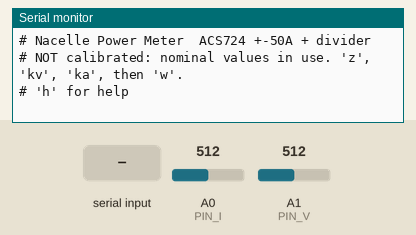
Recording of a sketch running on a simulated Arduino Nano, built with avr-gcc and run on an emulated ATmega328P. Shown: the last lines printed to the serial monitor. The inputs (shaded band) are chosen by the test bench; at power-on: A0 (PIN_I) = 512, A1 (PIN_V) = 512. EEPROM starts erased.

Above: at 1.2 s.
1.3 s: "PWR1\n" received over Serial
At 2.1 s:
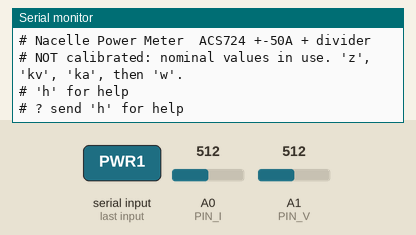
2.8 s: "d\n" received over Serial
At 4.0 s:
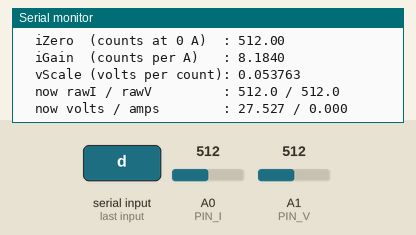
4.3 s: "w\n" received over Serial
At 5.1 s:
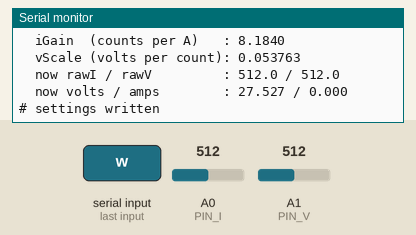
5.8 s: "x\n" received over Serial
At 6.8 s:
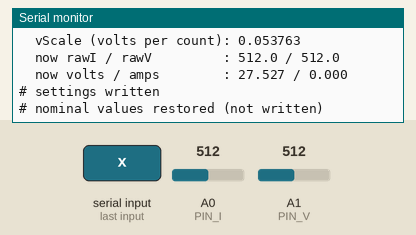
7.3 s: "h90\n" received over Serial
At 7.9 s:
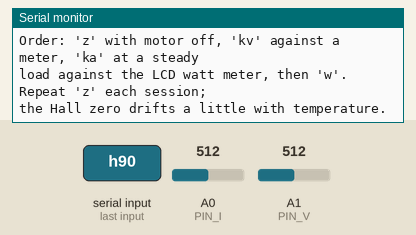
8.8 s: "r90\n" received over Serial
At 9.3 s:
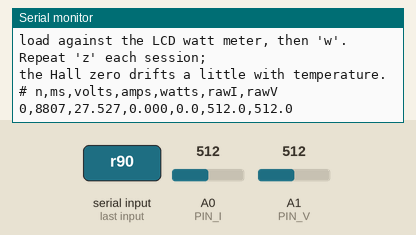

Measured:
- after the input at 1.3 s, the serial monitor: prints a new line at once (image 1)
- after the input at 2.8 s, the serial monitor: prints a new line at once (image 2)
- after the input at 4.3 s, the serial monitor: prints a new line after 0.05 s (image 3)
- after the input at 5.8 s, the serial monitor: prints a new line at once (image 4)
- after the input at 7.3 s, the serial monitor: prints a new line at once (image 5)
- after the input at 8.8 s, the serial monitor: prints a new line at once (image 6)

The sketch:

power_meter.ino
```cpp
/*
 * Nacelle Power Meter
 * Hall-effect current sensor + resistor divider + Arduino Nano
 *
 * Sits in the pack lead between the LiPo and the aircraft power input, where
 * the LCD watt meter used to be. Reports pack volts, amps and watts over USB
 * as CSV so live.py can show them next to thrust and RPM.
 *
 * The current sensor is a Pololu ACS724 carrier, +-50 A bidirectional
 * (Pololu #4049, Allegro ACS724LLCTR-50AB). It is a Hall sensor: the pack
 * positive passes THROUGH it (IP+ to IP-) and the measurement side is
 * galvanically isolated from it. Nothing is inserted in the negative lead, so
 * there is no shunt voltage for the USB grounds to short around. That is the
 * whole reason for this design over a shunt meter.
 *
 * Wiring
 *   Pack +  -> ACS724 IP+ ;  ACS724 IP- -> aircraft +      (12 AWG, soldered)
 *   Pack -  -> aircraft -  straight through, unbroken
 *   ACS724 VCC -> Nano 5V, GND -> Nano GND, OUT -> Nano A0
 *   Pack +  -> 100k -> A1 -> 10k -> GND   (voltage divider, 1% resistors)
 *   100 nF from A1 to GND (optional, quiets the divider)
 *
 * Sensor math (datasheet, VCC = 5 V): OUT = 2.5 V + 0.040 V/A * I.
 * Both the sensor and the Nano ADC are ratiometric to the same 5 V rail, so
 * the ADC counts for zero current are 512 and 40 mV/A is 8.19 counts/A, no
 * matter what the USB rail does. Those are the defaults below; 'z' and
 * 'ka' trim them against reality and 'w' stores the result.
 *
 * Divider: 100k / 10k puts 25.2 V (6S full) at 2.29 V on A1. Default scale
 * is the nominal 11.0 ratio; 'kv' corrects it against a meter.
 *
 * Serial: 115200 baud. Send 'h' for help.
 *
 * Upload with Arduino IDE 1.8.19, board Arduino Nano, processor plain
 * ATmega328P. NOT IDE 2.x and NOT Old Bootloader. docs/13 has the story.
 */

#include <EEPROM.h>

// ---------------------------------------------------------------- pins

const uint8_t PIN_I = A0;     // ACS724 OUT
const uint8_t PIN_V = A1;     // divider tap

// ---------------------------------------------------------------- config

const uint32_t SERIAL_BAUD = 115200;
const uint16_t STREAM_MS   = 50;    // 20 rows per second
const uint8_t  OVERSAMPLE  = 32;    // ADC reads per channel per row (~3.5 ms each channel)

// sensor nominals, ADC counts (10-bit, VCC reference)
const float    I_ZERO_NOMINAL  = 512.0f;              // 2.5 V of 5 V
const float    I_COUNTS_PER_A  = 0.040f * 1023.0f / 5.0f;   // 8.184 counts/A
const float    V_PER_COUNT     = 5.0f / 1023.0f * 11.0f;    // divider 100k/10k

// ---------------------------------------------------------------- EEPROM

const int      EE_MAGIC_ADDR = 0;
const int      EE_IZERO      = 4;
const int      EE_IGAIN      = 8;
const int      EE_VSCALE     = 12;
const uint32_t EE_MAGIC      = 0x50575231UL;   // "PWR1"

// ---------------------------------------------------------------- state

float    iZero   = I_ZERO_NOMINAL;    // counts at zero current
float    iGain   = I_COUNTS_PER_A;    // counts per amp
float    vScale  = V_PER_COUNT;       // volts per count
bool     calibrated = false;   // true when EEPROM had valid settings
bool     streaming = false;
uint32_t lastStream = 0;
uint32_t sampleNum  = 0;

char     cmdBuf[24];
uint8_t  cmdLen = 0;

// ---------------------------------------------------------------- EEPROM helpers

void saveSettings() {
  uint32_t magic = EE_MAGIC;
  EEPROM.put(EE_MAGIC_ADDR, magic);
  EEPROM.put(EE_IZERO, iZero);
  EEPROM.put(EE_IGAIN, iGain);
  EEPROM.put(EE_VSCALE, vScale);
}

bool loadSettings() {
  uint32_t magic = 0;
  EEPROM.get(EE_MAGIC_ADDR, magic);
  if (magic != EE_MAGIC) return false;
  EEPROM.get(EE_IZERO, iZero);
  EEPROM.get(EE_IGAIN, iGain);
  EEPROM.get(EE_VSCALE, vScale);
  bool ok = true;
  if (isnan(iZero)  || iZero < 300 || iZero > 700) { iZero = I_ZERO_NOMINAL; ok = false; }
  if (isnan(iGain)  || iGain <= 0)                 { iGain = I_COUNTS_PER_A; ok = false; }
  if (isnan(vScale) || vScale <= 0)                { vScale = V_PER_COUNT;   ok = false; }
  return ok;
}

// ---------------------------------------------------------------- sampling

float readAvg(uint8_t pin, uint8_t n) {
  analogRead(pin);                  // throw one away after a mux change
  uint32_t acc = 0;
  for (uint8_t i = 0; i < n; ++i) acc += analogRead(pin);
  return (float)acc / n;
}

void sampleRow(float &rawI, float &rawV, float &amps, float &volts) {
  rawI  = readAvg(PIN_I, OVERSAMPLE);
  rawV  = readAvg(PIN_V, OVERSAMPLE);
  amps  = (rawI - iZero) / iGain;
  volts = rawV * vScale;
}

// ---------------------------------------------------------------- output

void printHeader() {
  Serial.println(F("# n,ms,volts,amps,watts,rawI,rawV"));
}

void printRow() {
  float rawI, rawV, amps, volts;
  sampleRow(rawI, rawV, amps, volts);
  Serial.print(sampleNum++);        Serial.print(',');
  Serial.print(millis());           Serial.print(',');
  Serial.print(volts, 3);           Serial.print(',');
  Serial.print(amps, 3);            Serial.print(',');
  Serial.print(volts * amps, 1);    Serial.print(',');
  Serial.print(rawI, 1);            Serial.print(',');
  Serial.println(rawV, 1);
}

void printHelp() {
  Serial.println();
  Serial.println(F("=== Nacelle Power Meter ==="));
  Serial.println(F("  h            this help"));
  Serial.println(F("  r            single reading"));
  Serial.println(F("  s            start / stop streaming (20 Hz)"));
  Serial.println(F("  z            ZERO current. pack connected, motor OFF, nothing drawing."));
  Serial.println(F("               sets the sensor's zero point. do it once per session."));
  Serial.println(F("  ka <amps>    calibrate current: run a steady known load, read the"));
  Serial.println(F("               reference meter, then e.g. 'ka 18.4'"));
  Serial.println(F("  kv <volts>   calibrate volts: read pack with a meter, then e.g. 'kv 24.87'"));
  Serial.println(F("  d            dump settings"));
  Serial.println(F("  w            write settings to EEPROM"));
  Serial.println(F("  x            reset to nominal sensor values (does not write)"));
  Serial.println();
  Serial.println(F("Order: 'z' with motor off, 'kv' against a meter, 'ka' at a steady"));
  Serial.println(F("load against the LCD watt meter, then 'w'. Repeat 'z' each session;"));
  Serial.println(F("the Hall zero drifts a little with temperature."));
  Serial.println();
}

void printSettings() {
  float rawI, rawV, amps, volts;
  sampleRow(rawI, rawV, amps, volts);
  Serial.println();
  Serial.print(F("  calibrated (EEPROM)     : ")); Serial.println(calibrated ? F("yes") : F("NO, nominal values"));
  Serial.print(F("  iZero  (counts at 0 A)  : ")); Serial.println(iZero, 2);
  Serial.print(F("  iGain  (counts per A)   : ")); Serial.println(iGain, 4);
  Serial.print(F("  vScale (volts per count): ")); Serial.println(vScale, 6);
  Serial.print(F("  now rawI / rawV         : ")); Serial.print(rawI, 1); Serial.print(F(" / ")); Serial.println(rawV, 1);
  Serial.print(F("  now volts / amps        : ")); Serial.print(volts, 3); Serial.print(F(" / ")); Serial.println(amps, 3);
  Serial.println();
}

// ---------------------------------------------------------------- commands

void doZero() {
  Serial.println(F("# zeroing current, motor off, hold still..."));
  float acc = 0;
  for (uint8_t i = 0; i < 16; ++i) { acc += readAvg(PIN_I, 64); delay(10); }
  iZero = acc / 16.0f;
  Serial.print(F("# iZero = ")); Serial.println(iZero, 2);
  Serial.println(F("# 'w' to keep it"));
}

void doCalAmps(float refAmps) {
  if (refAmps <= 0.5f) { Serial.println(F("# need a real load, > 0.5 A")); return; }
  float acc = 0;
  for (uint8_t i = 0; i < 16; ++i) { acc += readAvg(PIN_I, 64); delay(10); }
  float raw = acc / 16.0f;
  float delta = raw - iZero;
  if (delta < 2.0f) { Serial.println(F("# sensor sees almost nothing. wiring? direction?")); return; }
  iGain = delta / refAmps;
  Serial.print(F("# iGain = ")); Serial.print(iGain, 4);
  Serial.print(F(" counts/A  (nominal ")); Serial.print(I_COUNTS_PER_A, 4); Serial.println(')');
  Serial.println(F("# 'w' to keep it"));
}

void doCalVolts(float refVolts) {
  if (refVolts <= 1.0f) { Serial.println(F("# need a real voltage")); return; }
  float acc = 0;
  for (uint8_t i = 0; i < 16; ++i) { acc += readAvg(PIN_V, 64); delay(10); }
  float raw = acc / 16.0f;
  if (raw < 20.0f) { Serial.println(F("# divider reads almost nothing. pack connected?")); return; }
  vScale = refVolts / raw;
  Serial.print(F("# vScale = ")); Serial.print(vScale, 6);
  Serial.print(F(" V/count  (nominal ")); Serial.print(V_PER_COUNT, 6); Serial.println(')');
  Serial.println(F("# 'w' to keep it"));
}

void handleCommand(const char *cmd) {
  while (*cmd == ' ') ++cmd;
  switch (cmd[0]) {
    case 'h': printHelp(); break;
    case 'r': printHeader(); printRow(); break;
    case 's':
      streaming = !streaming;
      if (streaming) { printHeader(); lastStream = 0; }
      else Serial.println(F("# stream stopped"));
      break;
    case 'z': doZero(); break;
    case 'k':
      if (cmd[1] == 'a') doCalAmps(atof(cmd + 2));
      else if (cmd[1] == 'v') doCalVolts(atof(cmd + 2));
      else Serial.println(F("# ka <amps> or kv <volts>"));
      break;
    case 'd': printSettings(); break;
    case 'w': saveSettings(); calibrated = true; Serial.println(F("# settings written")); break;
    case 'x':
      iZero = I_ZERO_NOMINAL; iGain = I_COUNTS_PER_A; vScale = V_PER_COUNT;
      Serial.println(F("# nominal values restored (not written)"));
      break;
    case 0: break;
    default: Serial.println(F("# ? send 'h' for help"));
  }
}

// ---------------------------------------------------------------- arduino

void setup() {
  Serial.begin(SERIAL_BAUD);
  analogReference(DEFAULT);       // VCC, so sensor and ADC share the rail
  pinMode(PIN_I, INPUT);
  pinMode(PIN_V, INPUT);
  delay(50);
  bool ok = loadSettings();
  calibrated = ok;
  Serial.println();
  Serial.println(F("# Nacelle Power Meter  ACS724 +-50A + divider"));
  Serial.println(ok ? F("# settings loaded from EEPROM")
                    : F("# NOT calibrated: nominal values in use. 'z', 'kv', 'ka', then 'w'."));
  Serial.println(F("# 'h' for help"));
}

void loop() {
  while (Serial.available()) {
    char c = (char)Serial.read();
    if (c == '\n' || c == '\r') {
      cmdBuf[cmdLen] = 0;
      if (cmdLen) handleCommand(cmdBuf);
      cmdLen = 0;
    } else if (cmdLen < sizeof(cmdBuf) - 1) {
      cmdBuf[cmdLen++] = c;
    }
  }
  if (streaming && millis() - lastStream >= STREAM_MS) {
    lastStream = millis();
    printRow();
  }
}
```
